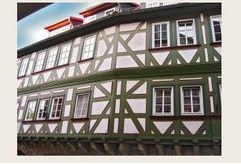
#> input picture Canny Edge Detector/images/house.jpg, 241 x 164 px, found by its file name
$ jupyter execute edge_detector.ipynb
#> lines starting #> are read from the running program, lines starting #| are printed output that depends on the picture; after the words box and inside, x2 and y2 are one past the last pixel; in counts of white or black regions, pixels touching at a corner belong together
### Canny Edge Detector/src/utilities.py
import numpy as np
import cv2

DER_KERNEL = 1/2 * np.array([1, 0, -1])
GAUSS_KERNEL = 1/4 * np.array([1, 2, 1])

# utilizing the opencv function to convert to grayscale
def convert2gray(img : np.ndarray):
    return cv2.cvtColor(img, cv2.COLOR_RGB2GRAY)

# generate the gaussian kernel as na approximation of the gaaussian distribution
def get1D_gaussian(sigma : int):
    k = np.arange(-2*sigma, 2*sigma+1, dtype=np.float64)
    temp = 1/(np.sqrt(2*np.pi)*sigma) * np.exp(-((k ** 2)) / (2 * (sigma ** 2)))
    return temp / np.sum(np.absolute(temp))

# 2D convolutions are implemented as a seperable 1D convolutions
# in order to reduce the compute time
def conv_1d(img : np.ndarray, kernel : np.ndarray, axis : int):
    assert(kernel.shape[0] % 2 == 1)
    assert(kernel.shape[0] <= img.shape[0])

    kernel_flip = kernel[::-1] # conv flip
    pad_size = int((kernel_flip.shape[0] - 1)/2) # padding to preserve the size
    pad_mat = np.zeros((img.shape[axis], pad_size))
    conv_img = np.zeros_like(img)

    if axis == 0:
        padded_img = np.hstack([pad_mat, img, pad_mat])
        for i in range(conv_img.shape[0]):
            for j in range(conv_img.shape[1]):
                conv_img[i,j] = np.dot(padded_img[i, j:j+kernel_flip.shape[0]], kernel_flip) # after the flip conv is like cross correlation
    elif axis == 1:
        padded_img = np.vstack([pad_mat.T, img, pad_mat.T])
        for i in range(conv_img.shape[0]):
                for j in range(conv_img.shape[1]):
                    conv_img[i,j] = np.dot(padded_img[i:i+kernel_flip.shape[0], j], kernel_flip)

    return conv_img

def threshold(img : np.ndarray, min_val : int, max_val : int):

    max_val = img.max() * max_val
    min_val = max_val * min_val

    # [11 lines of commented-out code are left out]
    strong = (img > max_val)
    weak = ((img < max_val) & (img > min_val))

    visited_strong = np.zeros_like(strong, dtype=bool)
    rows, cols = img.shape
    def traverse_strong(i_init ,j_init):
        if i_init < 0 or i_init >= rows or j_init < 0 or j_init >= cols or visited_strong[i_init, j_init] or not weak[i_init, j_init]:
            return

        visited_strong[i_init, j_init] = True

        for i in range(-1, 2):
            for j in range(-1, 2):
                traverse_strong(i_init+i, j_init+j)

    for i in range(rows):
        for j in range(cols):
            if strong[i, j]:
                traverse_strong(i, j)

    visited_strong =  strong | visited_strong
    return visited_strong * 1

# check the gradient direction and find
# that particular pixel is the one with the gratest value within its neighbourhood for the gradient direction
def nms(G : np.ndarray, theta : np.ndarray):
    G_nms = np.zeros_like(G)
    for i in range(1, theta.shape[0]-1):
        for j in range(1, theta.shape[1]-1):
            u, d = 255, 255
            #angle 0
            if (0 <= theta[i,j] < 22.5) or (157.5 <= theta[i,j] <= 180) or (-22.5 <= theta[i,j] < 0) or (-180 <= theta[i,j] < -157.5):
                u = G[i, j+1]
                d = G[i, j-1]
            #angle 45
            elif (22.5 <= theta[i,j] < 67.5) or (-157.5 <= theta[i,j] < -122.5):
                u = G[i+1, j-1]
                d = G[i-1, j+1]
            #angle 90
            elif (67.5 <= theta[i,j] < 112.5) or (-122.5 <= theta[i,j] < -67.5):
                u = G[i+1, j]
                d = G[i-1, j]
            #angle 135
            elif (112.5 <= theta[i,j] < 157.5) or (-67.5 <= theta[i,j] < -22.5):
                u = G[i-1, j-1]
                d = G[i+1, j+1]


            if u < G[i, j] and d < G[i, j]:
                G_nms[i, j] = G[i, j]

    return G_nms

# sobel is a smoothed version of derivative filter
def sobel_filters(img):
    sobel_x = conv_1d(img, GAUSS_KERNEL, 1)
    sobel_x = conv_1d(sobel_x, DER_KERNEL, 0)

    sobel_y = conv_1d(img, GAUSS_KERNEL, 0)
    sobel_y = conv_1d(sobel_y, DER_KERNEL, 1)

    G = np.sqrt(sobel_x**2 + sobel_y**2 )
    G = G / G.max() * 255
    theta = np.rad2deg(np.arctan2(sobel_y, sobel_x))

    return G, theta

def nms_interp(G : np.ndarray, theta : np.ndarray):
    rows, cols = G.shape
    suppressed = np.zeros_like(G, dtype=np.float64)

    for i in range(1, rows - 1):
        for j in range(1, cols - 1):
            angle = theta[i, j]

            # Calculate the gradient magnitudes at sub-pixel positions
            x, y = np.clip(int(np.round(i + np.cos(angle))), 0, rows-2), np.clip(int(np.round(j + np.sin(angle))), 0, cols-2)
            fx, fy = i - x, j - y
            mag1 = G[x, y] * (1 - fx) * (1 - fy)
            mag2 = G[x + 1, y] * fx * (1 - fy)
            mag3 = G[x, y + 1] * (1 - fx) * fy
            mag4 = G[x + 1, y + 1] * fx * fy

            # Check if the current pixel is a local maximum along the gradient direction
            if G[i, j] >= max(mag1, mag2, mag3, mag4):
                suppressed[i, j] = G[i, j]

    return suppressed


# canny steps and its wrapper
def Canny(img : np.ndarray,  min_val : int, max_val : int):
    G, theta = sobel_filters(img)
    G_nms = nms_interp(G, theta)
    mask = threshold(G_nms, min_val, max_val)
    G_th = G_nms * mask

    return G_th


### Canny Edge Detector/src/edge_detector.ipynb
[cell 1]
import numpy as np
import matplotlib.pyplot as plt
import cv2
import sys
import utilities as utils

# sys.path.append(r"C:\Users\K.A.C\Desktop\ITU Dersler\Image Processing\Image-Processing\Canny Edge Detector\src")

[cell 2]
img = cv2.imread(r"C:\Users\K.A.C\Desktop\ITU Dersler\Image Processing\Image-Processing\Canny Edge Detector\images\house.jpg")
#> img is the input picture: shape (164, 241, 3); mean B, G, R 132.3, 138.4, 143.9
img_gray = utils.convert2gray(img)
gaus = utils.get1D_gaussian(1)

blur_img = utils.conv_1d(img_gray, gaus, 0)
blur_img = utils.conv_1d(blur_img, gaus, 1)

fig, ax = plt.subplots(1, 2, sharey=True)
fig.set_figheight(8)
fig.set_figwidth(12)

ax[0].imshow(img, cmap='gray')
ax[0].set_title("Original Image")

ax[1].imshow(blur_img, cmap='gray')
ax[1].set_title("Blurred Image")
plt.tight_layout()
plt.show()
#> figure, not shown here; B, G, R data is drawn as R, G, B

[cell 3]
sob_img_G, sob_img_theta = utils.sobel_filters(blur_img)
#> in sobel_filters, `G = np.sqrt(sobel_x**2 + sobel_y**2 )`:
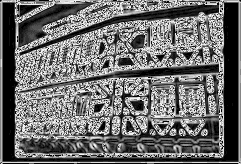
#> G: shape (164, 241) float16; min 0, max 15.91, mean 6.76; drawn with min black and max white

fig, ax = plt.subplots(1, 3, sharey=True)
fig.set_figheight(8)
fig.set_figwidth(12)

ax[0].imshow(img, cmap='gray')
ax[0].set_title("Original Image")

ax[1].imshow(sob_img_G, cmap='gray')
ax[1].set_title("Sobel Image Magnitude")

ax[2].imshow(sob_img_theta, cmap='gray')
ax[2].set_title("Sobel Image Angle")

plt.tight_layout()
plt.show()
#> figure, not shown here; B, G, R data is drawn as R, G, B

[cell 4]
G_nms = utils.nms(sob_img_theta, sob_img_G)
#> after the loop in nms, `for i in range(1, theta.shape[0]-1):`:
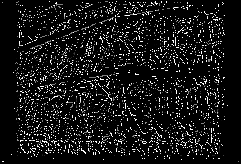
#> G_nms: shape (164, 241) float16; min 0, max 90, mean 7.9; drawn with min black and max white

fig, ax = plt.subplots(1, 2, sharey=True)
fig.set_figheight(8)
fig.set_figwidth(12)

ax[0].imshow(img, cmap='gray')
ax[0].set_title("Original Image")

ax[1].imshow(G_nms, cmap='gray')
ax[1].set_title("NMS")

plt.tight_layout()
plt.show()
#> figure, not shown here; B, G, R data is drawn as R, G, B

[cell 5]
mask = utils.threshold(G_nms, 0.2, 0.8)
#> in threshold, `max_val = img.max() * max_val`: max_val = 72
#> in threshold, `min_val = max_val * min_val`: min_val = 14.4
#> in threshold, `strong = (img > max_val)`:
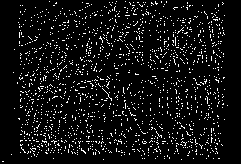
#> strong: shape (164, 241) bool; 6.9% white in thin lines or dots
#> in threshold, `weak = ((img < max_val) & (img > min_val))`: weak: shape (164, 241) bool; 3.7% white in thin lines or dots
#> in threshold, `return visited_strong * 1`: returned value: shape (164, 241) int64; values 0 (black) and 1 (white), 6.9% white in thin lines or dots
G_th = G_nms * mask

fig, ax = plt.subplots(1, 2, sharey=True)
fig.set_figheight(8)
fig.set_figwidth(12)

ax[0].imshow(img, cmap='gray')
ax[0].set_title("Original Image")

ax[1].imshow(G_th, cmap='gray')
ax[1].set_title("Thresholded")

plt.tight_layout()
plt.show()
#> figure, not shown here; B, G, R data is drawn as R, G, B

[cell 6]
img_gray = utils.convert2gray(img)
gaus = utils.get1D_gaussian(1)

blur_img = utils.conv_1d(img_gray, gaus, 0)
blur_img = utils.conv_1d(blur_img, gaus, 1)

can1 = utils.Canny(blur_img, 0.1, 0.9)
#> after the loop in nms_interp, `for i in range(1, rows - 1):`:
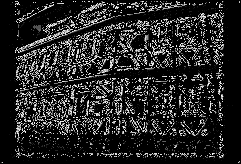
#> suppressed: shape (164, 241) float64; min 0, max 255, mean 38.4
#> in threshold (call 2), `strong = (img > max_val)`: strong: shape (164, 241) bool; 4.1% white in thin lines or dots, all inside (x1, y1, x2, y2) = (15, 1, 224, 158)
#> in threshold (call 2), `weak = ((img < max_val) & (img > min_val))`: weak: shape (164, 241) bool; 19.4% white in thin lines or dots
can2 = cv2.Canny(blur_img, 50, 200)
#> can2: shape (164, 241); 15.8% white in thin lines or dots
fig, ax = plt.subplots(1, 2, sharey=True)
fig.set_figheight(8)
fig.set_figwidth(12)

ax[0].imshow(can1, cmap='gray')
ax[0].set_title("Original Image")

ax[1].imshow(can2, cmap='gray')
ax[1].set_title("Canny std=1")

plt.tight_layout()
plt.show()

[cell 7]
def non_max_suppression_interpolation(magnitude, direction):
    rows, cols = magnitude.shape
    suppressed = np.zeros_like(magnitude, dtype=np.float64)

    for i in range(1, rows - 1):
        for j in range(1, cols - 1):
            angle = direction[i, j]

            # Calculate the gradient magnitudes at sub-pixel positions
            x, y = np.clip(int(np.round(i + np.cos(angle))), 0, rows-2), np.clip(int(np.round(j + np.sin(angle))), 0, cols-2)
            fx, fy = i - x, j - y
            mag1 = magnitude[x, y] * (1 - fx) * (1 - fy)
            mag2 = magnitude[x + 1, y] * fx * (1 - fy)
            mag3 = magnitude[x, y + 1] * (1 - fx) * fy
            mag4 = magnitude[x + 1, y + 1] * fx * fy

            # Check if the current pixel is a local maximum along the gradient direction
            if magnitude[i, j] >= max(mag1, mag2, mag3, mag4):
                suppressed[i, j] = magnitude[i, j]

    return suppressed

[cell 8]
import utilities as utils
plot_imgs = []
img = cv2.imread(r"C:\Users\K.A.C\Desktop\ITU Dersler\Image Processing\Image-Processing\Canny Edge Detector\images\house.jpg")
plot_imgs.append(img)

img_gray = utils.convert2gray(img)
plot_imgs.append(img_gray)

gaus = utils.get1D_gaussian(2)

blur_img = utils.conv_1d(img_gray, gaus, 0)
blur_img = utils.conv_1d(blur_img, gaus, 1)
#> in conv_1d (call 14), `padded_img = np.vstack([pad_mat.T, img, pad_mat.T])`:
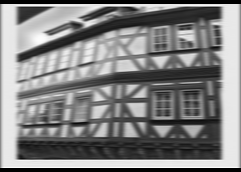
#> padded_img: shape (172, 241) float64; min 0, max 254, mean 129
#> after the loop in conv_1d (call 14), `for i in range(conv_img.shape[0]):`:
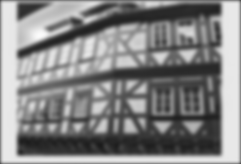
#> conv_img: shape (164, 241); min 27, max 251, mean 132.7
plot_imgs.append(blur_img)

sob_img_G, sob_img_theta = utils.sobel_filters(blur_img)
#> after the loop in conv_1d (call 16), `for i in range(conv_img.shape[0]):`:
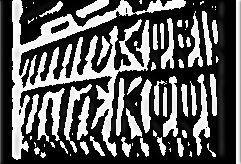
#> conv_img: shape (164, 241); min 0, max 255, mean 94.6
#> after the loop in conv_1d (call 18), `for i in range(conv_img.shape[0]):`:
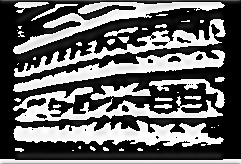
#> conv_img: shape (164, 241); min 0, max 255, mean 101.8
#> in sobel_filters (call 3), `G = np.sqrt(sobel_x**2 + sobel_y**2 )`:
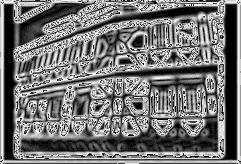
#> G: shape (164, 241) float16; min 0, max 15.91, mean 7.19; drawn with min black and max white
#> in sobel_filters (call 3), `theta = np.rad2deg(np.arctan2(sobel_y, sobel_x))`:
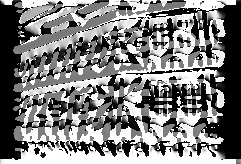
#> theta: shape (164, 241) float16; min 0, max 90, mean 44.7; drawn with min black and max white
plot_imgs.append(sob_img_G)

G_nms = non_max_suppression_interpolation(sob_img_G, sob_img_theta)
plot_imgs.append(G_nms)

mask = utils.threshold(G_nms, 0.25, 0.75)
G_th = G_nms * mask
plot_imgs.append(G_th)

canny = cv2.Canny(blur_img, 50, 200)
plot_imgs.append(canny)

titles = ["Image", "Gray Image", "Blur","Sobel", "NMS", "Thresholded", "Canny OpenCV"]
fig, ax = plt.subplots(1, 7, sharey=True)

fig.set_figheight(8)
fig.set_figwidth(16)
for i in range(len(titles)):
    ax[i].imshow(plot_imgs[i], cmap='gray')
    ax[i].set_title(titles[i])

plt.tight_layout()
plt.show()
